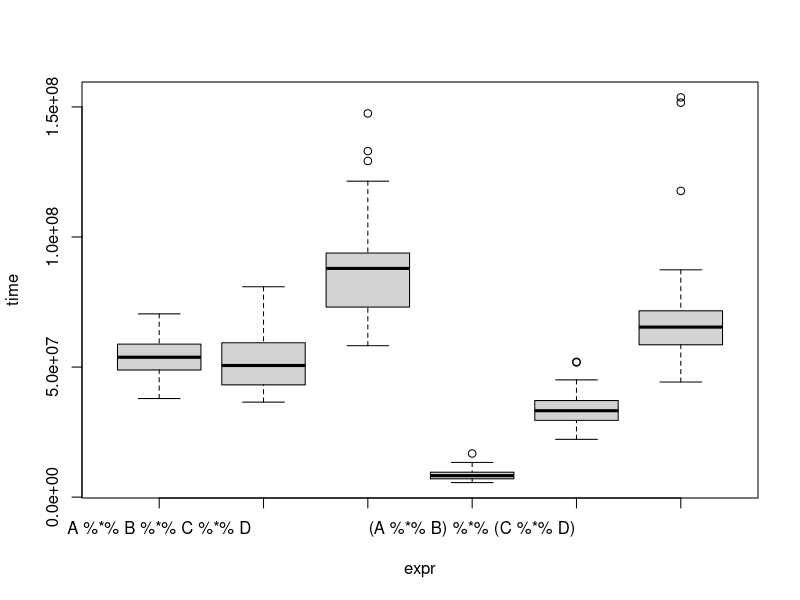

Write R code to recreate this figure.
#install.packages("microbenchmark")
library(microbenchmark)

A <- matrix(1, nrow = 400, ncol = 300)
B <- matrix(1, nrow = 300, ncol = 30)
C <- matrix(1, nrow = 30, ncol = 500)
D <- matrix(1, nrow = 500, ncol = 400)

res <- microbenchmark(A %*% B %*% C %*% D,
                      ((A %*% B) %*% C) %*% D,
                      (A %*% (B %*% C)) %*% D,
                      (A %*% B) %*% (C %*% D),
                      A %*% (B %*% (C %*% D)),
                      A %*% ((B %*% C) %*% D))
options(microbenchmark.unit="relative")
print("With microbenchmark we compute each expression 100 times and collect the time each evaluation takes.")
print(res, signif = 3, order = "mean")
plot(res)

m <- function(data) {
  structure (data,
             nrow = nrow(data),
             ncol = ncol(data),
             class = c("matrix_expr", class(data)))
}

matrix_mult <- function(A,B) {
  structure(list(left = A, right = B),
            nrow = nrow(A),
            ncol = ncol(B),
            class = c("matrix_mult", "matrix_expr"))
}

`*.matrix_expr` <- function(A, B) { matrix_mult(A, B)
}
m(A) * m(B) * m(C) * m(D)
